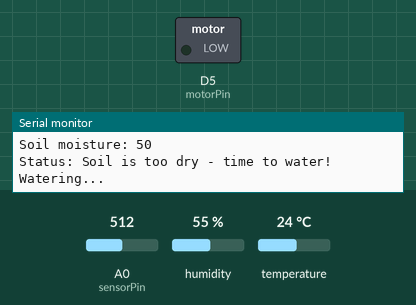
This sketch was run on a simulated ESP8266 (NodeMCU). On the bench: switched loads named in the sketch (green lamp = pin HIGH), the last lines printed to the serial monitor. Inputs (shaded band) come from the test bench; at power-on: A0 (sensorPin) = 512, humidity 55 %, temperature 24 °C. WiFi joins after 1.5 s; servers stay silent unless stated.

Above: at 4.0 s.
4.1 s: A0 (sensorPin) set to 493
At 9.3 s:
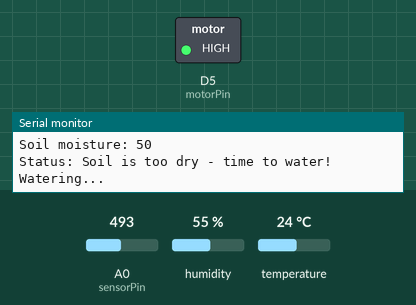
16.3 s: A0 (sensorPin) set to 511
At 21.9 s:
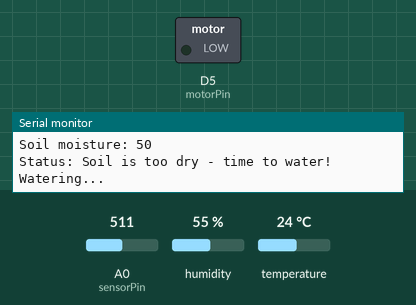
Timing chart, 0 to 33.4 s (numbered marks = the images above; inputs shaded):
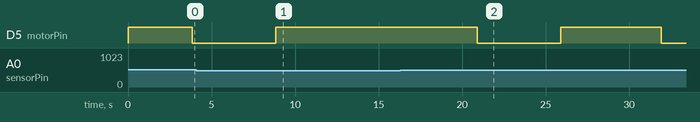

The sketch:

Smart_Irrigation_Draft1.ino
```cpp
//#include <//ThingSpeak.h>  //To connect our //thingspeak channel with the esp8266 through this code.
#include <ESP8266WiFi.h>  // To connect the esp with internet
#include <DHT.h>
#include <Wire.h>
#define BLYNK_PRINT Serial
#include <BlynkSimpleEsp8266.h>
#define BLYNK_TEMPLATE_ID "TMPL3QvgJZwBE"
#define BLYNK_TEMPLATE_NAME "SMART"
#define BLYNK_AUTH_TOKEN "EMqq5tulvm8wgkA6ICNcF8m_WP5ve6Ze"

char auth[] = "EMqq5tulvm8wgkA6ICNcF8m_WP5ve6Ze";  //Enter your Blynk Auth token

//---------------------Enter wifi credentials -----------------//

const char* ssid = "DjObDm";      //Name of your wifi network
const char* pass = "Dj@151610$";  // Wifi password

/* Change these values based on your calibration values */
int soilWet = 55;  // Define max value we consider soil 'wet'
int soilDry = 50;  // Define min value we consider soil 'dry'

#define sensorPin A0  //connect the sensor to analog pin of esp8266
#define motorPin D5
float Humidity = 0.0;
float Temperature = 0.0;


//---------------------Channel Details--------------------//

unsigned long Channel_ID = 1836891;            // Channel ID
const char* WriteAPIKey = "DT7DAXUCWMI03F39";  // Your write API Key
WiFiClient client;

#define DHTPIN 2  //D4 pin
#define DHTTYPE DHT11
BlynkTimer timer;

DHT dht(DHTPIN, DHTTYPE);
long delayStart = millis();
int motor;

void setup() {
  pinMode(motorPin, OUTPUT);
  digitalWrite(motorPin, HIGH);
  motor = 0;
  Serial.begin(9600);
  Blynk.begin(auth, ssid, pass, "blynk.cloud", 8080);
  Serial.println();
  Serial.print("Connecting to ");
  Serial.println(ssid);
  WiFi.begin(ssid, pass);
  while (WiFi.status() != WL_CONNECTED)  //This loop will work untill esp connects to the wifi
  {
    delay(500);
    Serial.print(".");
  }
  //ThingSpeak.begin(client);
  delay(1000);
}


void loop() {
  Humidity = dht.readHumidity();
  Temperature = dht.readTemperature();
  Serial.print("Humidity : ");
  Serial.println(Humidity);
  Serial.print("Temperature :");
  Serial.println(Temperature);
  Blynk.virtualWrite(V0, Temperature);
  Blynk.virtualWrite(V1, Humidity);
  delay(1000);
  int moisture = analogRead(sensorPin);
  moisture = map(moisture, 0, 1024, 100, 0);
  Serial.print("Soil moisture: ");
  Serial.println(moisture);
  Blynk.virtualWrite(V3, moisture);
  //ThingSpeak.writeField(Channel_ID,1,Humidity, WriteAPIKey);
  //ThingSpeak.writeField(Channel_ID,2,Temperature, WriteAPIKey);
  //ThingSpeak.writeField(Channel_ID,3,moisture, WriteAPIKey);
  // Determine status of our soil using the values already defined for wet and dry soil
  if (moisture > soilWet) {
    Serial.println("Status: Soil is too wet");
    digitalWrite(motorPin, HIGH);
    motor = 0;
    Blynk.virtualWrite(V5, motor);
    //BLYNK_WRITE(V5);

    //ThingSpeak.writeField(Channel_ID,4, false, WriteAPIKey);
  } else if (moisture <= soilWet && moisture > soilDry) {
    Serial.println("Status: Soil moisture is perfect");
    digitalWrite(motorPin, HIGH);
    motor = 0;
    Blynk.virtualWrite(V5, motor);
    //BLYNK_WRITE(V5);

    //ThingSpeak.writeField(Channel_ID,4, false, WriteAPIKey);
  } else {
    Serial.println("Status: Soil is too dry - time to water!");
    digitalWrite(motorPin, LOW);
    motor = 1;
    Blynk.virtualWrite(V5, motor);
    Serial.println("Watering...");
    delay(5000);
    digitalWrite(motorPin, HIGH);
    motor = 0;
    Blynk.virtualWrite(V5, motor);
    //BLYNK_WRITE(V5);

    //ThingSpeak.writeField(Channel_ID,4, true, WriteAPIKey);
  }
  delay(5000);  // Take a reading every 5 seconds for testing
  Serial.println();
}
```

Measured:
- the behaviour switches between 507 and 506 on A0 (sensorPin) (found by bisection; images 0 and 1)
- after the input at 4.1 s, D5 (motorPin): goes on until 8.8 s, then stays HIGH
- after the input at 16.3 s, D5 (motorPin): HIGH → LOW after 4.6 s, → HIGH 5.0 s later, → LOW 6.0 s later
